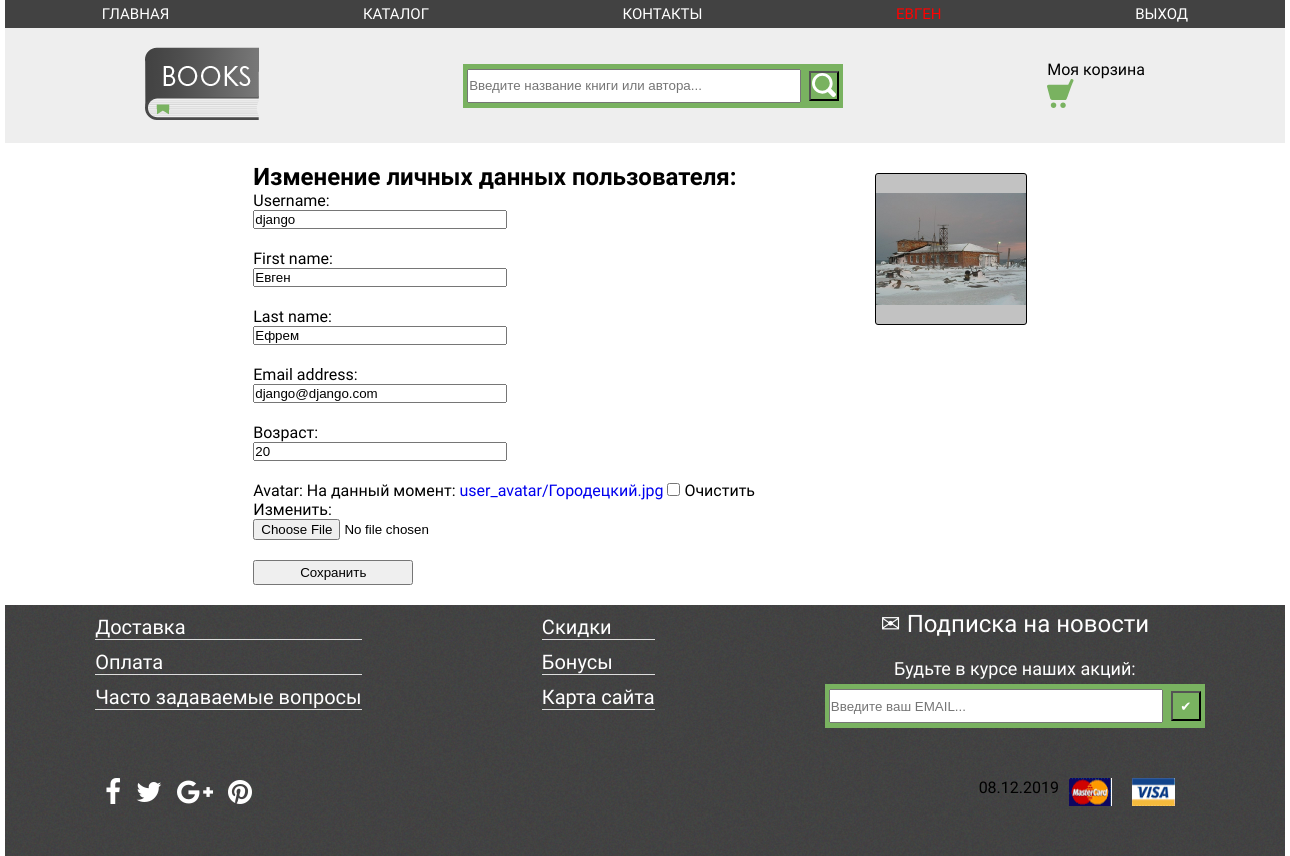
/auth/update/ (signed in), run on an earlier commit of the app's database.
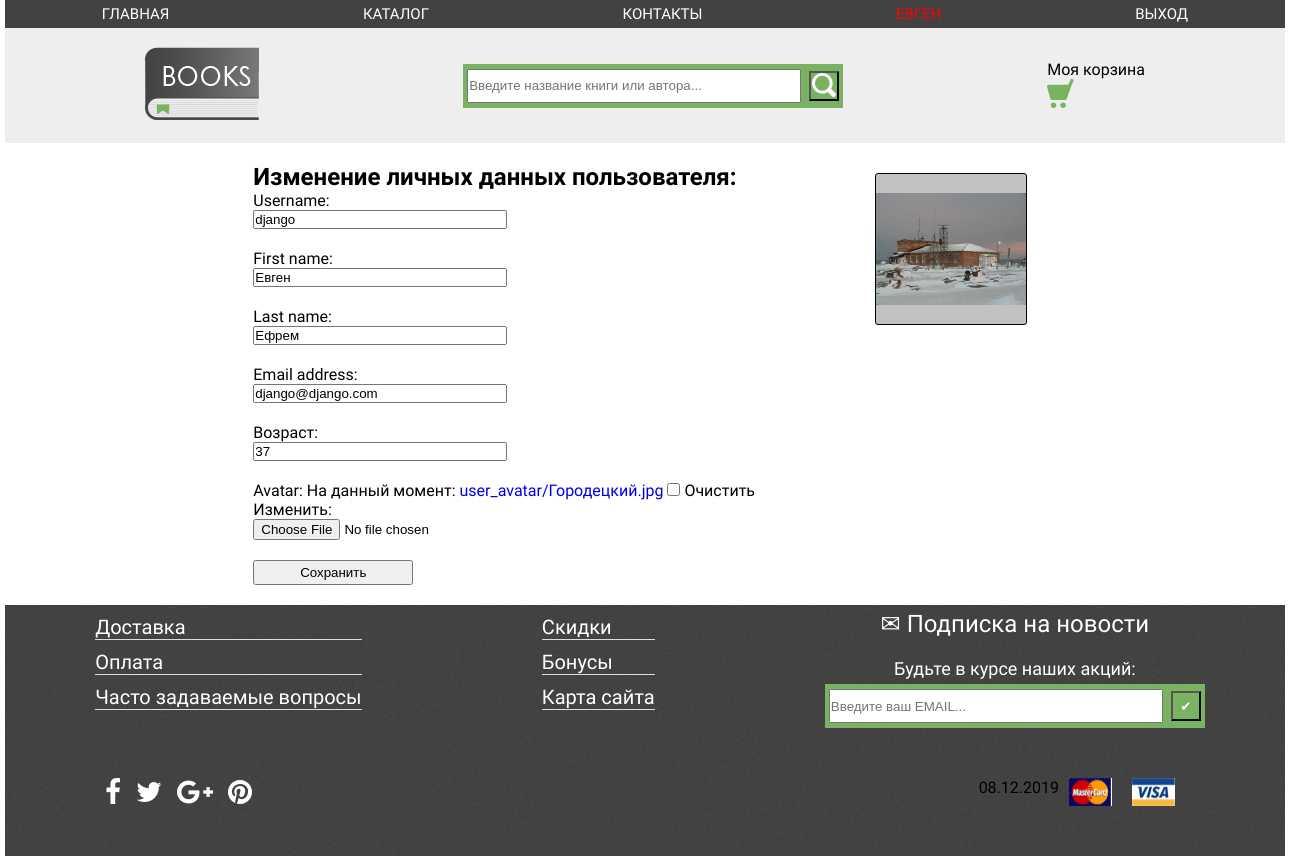
And on a later commit of the database.
### authapp/models.py (models this page shows)
class ShopUser(AbstractUser):
    age = models.PositiveSmallIntegerField(verbose_name='возраст')
    avatar = models.ImageField(upload_to='user_avatar', blank=True)

### authapp/views.py (the view)
# urls.py: path('update/', authapp.user_update, name='user_update'),
def user_update(request):
    if request.method == 'POST':
        form = ShopUserUpdateForm(request.POST, request.FILES, instance=request.user)
        if form.is_valid():
            form.save()
            return HttpResponseRedirect(reverse('auth:user_update'))
    else:
        form = ShopUserUpdateForm(instance=request.user)
    context = {
        'page_title': 'Данные пользователя',
        'form': form,
    }
    return render(request, 'authapp/update.html', context)

### authapp/forms.py (shortened to what this page needs)
class ShopUserUpdateForm(UserChangeForm):
    class Meta:
        model = ShopUser
        fields = ('username', 'password', 'first_name', 'last_name', 'email', 'age', 'avatar')
    def __init__(self, *args, **kwargs):
        super().__init__(*args, **kwargs)
        for field_name, field in self.fields.items():
            field.widget.attrs['class'] = 'user_form'
            field.help_text = ''
            if field_name == 'password':
                field.widget = forms.HiddenInput()

### authapp/templates/authapp/update.html (shortened to what this page needs)
{% extends 'base.html' %}
{% load static %}
{% block container %}
    <div>
        <h2 class="form_name">Изменение личных данных пользователя:</h2>
        <form method="post" enctype="multipart/form-data">
            {{ form.as_p }}
            <input class='button' type="submit" value="Сохранить">
        </form>
    </div>
    <div class="user_avatar">
        <img src="/media/{{ user.avatar }}" alt="image">
    </div>
{% endblock %}

### mainapp/templates/base.html (shortened to what this page needs)
{% load static %}
<!DOCTYPE html>
<html lang="en">
<head>
    {% block css %}
        <link rel="stylesheet" href="{% static 'css/style.css' %}">
        <link rel="stylesheet" href="{% static 'fonts/font-awesome/css/font-awesome.min.css' %}">
    {% endblock %}
</head>
<body>
    <header>
        {% block header %}
            <nav>
                <a href="{% url 'main:index' %}"
                   class="{% if request.resolver_match.url_name == 'index' %}active{% endif %}">
                    Главная
                </a>
                <a href="{% url 'main:catalog' %}"
                   class="{% if request.resolver_match.url_name == 'catalog' %}active{% endif %}">
                    Каталог
                </a>
                <a href="{% url 'main:contacts' %}"
                   class="{% if request.resolver_match.url_name == 'contacts' %}active{% endif %}">
                    Контакты
                </a>
                {% if user.is_authenticated %}
                    <a href="{% url 'auth:user_update' %}"
                        class="{% if request.resolver_match.url_name == 'user_update' %}active{% endif %}">
                    </a>
                {% endif %}
                {% if user.is_authenticated %}
                    <a href="{% url 'auth:user_logout' %}"
                        class="{% if request.resolver_match.url_name == 'user_login' %}active{% endif %}">
                            Выход
                    </a>
                {% else %}
                    <a href="{% url 'auth:user_login' %}"
                        class="{% if request.resolver_match.url_name == 'user_login' %}active{% endif %}">
                            Вход
                    </a>
                {% endif %}
            </nav>
            <div class="header-main">
                <a href="{% url 'main:index' %}" class="logo"><img src="{% static 'img/logo.png' %}" alt="logo"></a>
                <form class="search" action="#">
                    <input type="text" placeholder="Введите название книги или автора...">
                    <button type="submit"><img src="{% static 'img/Shape.svg' %}" alt="snape"></button>
                </form>
                <div class="cart">
                    <p>Моя корзина</p>
                    <a href="#"><img src="{% static 'img/cart.svg' %}" alt="cart"></a>
                </div>
            </div>
        {% endblock %}
    </header>
    <div class="container">
        {% block container %}
        {% endblock %}
    </div>
    <footer>
        <div class="footer-up">
            <div class="footer-up_1">
                <a href="#">Доставка</a>
                <a href="#">Оплата</a>
                <a href="#">Часто задаваемые вопросы</a>
            </div>
            <div class="footer-up_2">
                <a href="#">Скидки</a>
                <a href="#">Бонусы</a>
                <a href="#">Карта сайта</a>
            </div>
            <div class="footer-up_3">
                <h3 style="color: #fff">&#9993; Подписка на новости</h3>
                <p>Будьте в курсе наших акций:</p>
                <form class="search" action="">
                    <input type="text" placeholder="Введите ваш EMAIL...">
                    <button type="submit">&#10004;</button>
                </form>
            </div>
        </div>
        <div class="footer-down">
            <a href="#"><i class="fa fa-facebook" aria-hidden="true"></i></a>
            <a href="#"><i class="fa fa-twitter" aria-hidden="true"></i></a>
            <a href="#"><i class="fa fa-google-plus" aria-hidden="true"></i></a>
            <a href="#" id="last"><i class="fa fa-pinterest" aria-hidden="true"></i></a>
            {% now "d.m.Y" %}
            <img class="pay" src="{% static 'img/MasterCard.png' %}" alt="mastercard">
            <img class="pay" src="{% static 'img/Visa.png' %}" alt="visa">
        </div>
    </footer>
</body>
</html>

### static/css/style.css (style rules this page uses)
* { margin: 0; padding: 0; }
A { text-decoration: none; }
html { height: 100%; }
body { display: flex; flex-direction: column; height: 100%; font-family: 'Be Vietnam', sans-serif; }
header { width: 1280px; height: 180px; margin: 0 auto; }
nav { background-color: #424242; height: 28px; display: flex; justify-content: space-around; align-items: center; }
nav > a { color: #ffffff; font-size: 16px; font-weight: 400; font-size: 15px; text-transform: uppercase; }
.header-main { height: 115px; background-color: #eeeeee; display: flex; justify-content: space-between; align-items: center; padding-left: 140px; padding-right: 140px; }
.search { width: 380px; height: 44px; background-color: #79b260; display: flex; justify-content: space-around; align-items: center; }
.search > input { width: 330px; height: 30px; }
.search > button { width: 30px; height: 30px; background-color: #79b260; color: #fff; }
.container { flex-grow: 1; width: 1000px; margin: 20px auto; display: flex; justify-content: space-evenly; }
h3 { color: #6b6969; font-size: 24px; font-weight: 300; text-align: center; margin-top: 5px; margin-bottom: 10px; }
.active { color: red; }
footer { width: 1280px; margin: 0 auto; background-image: url(/static/img/back-footer.png); background-color: #444345; }
.footer-up { display: flex; justify-content: space-around; }
.footer-up a { display: block; color: #fff; font-size: 20px; font-weight: 300; border-bottom: 1px solid #ddd; margin: 10px; }
.footer-up_3 p { color: #fff; text-align: center; margin-top: 20px; font-size: 18px; font-weight: 300; margin-bottom: 5px; }
.footer-down { display: flex; justify-content: space-around; margin: 50px 100px; }
#last { margin-right: auto; }
.pay { margin: 0 10px; }
i.fa { font-size: 28px; color: #fff; margin-right: 15px; }
.form_name { margin-right: 20px; }
.user_form { margin-bottom: 20px; display: flex; flex-direction: column; width: 250px; }
.button { width: 160px; height: 25px; }
.user_avatar { margin: 10px; padding: 0; position: relative; width:150px; height:150px; background: #c2c2c2; border: 1px solid #000; border-radius:3px; }
.user_avatar img { position: absolute; left:50%; top:50%; transform: translate(-50%, -50%); max-width:100%; max-height: 100%; }

What changed in the data, as far as the page shows it:
changed ShopUser "django": age "20" → "37"
